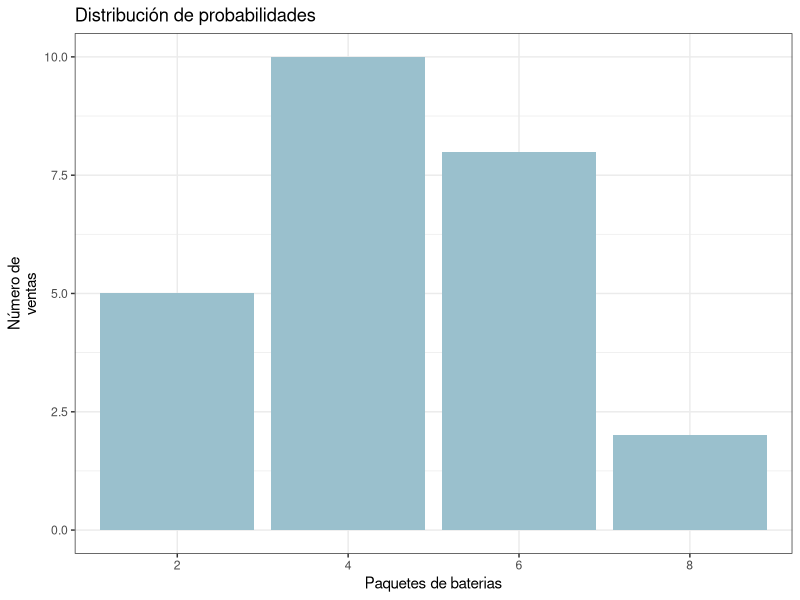

The R source for this figure:
# Header
paquetes = as.character(seq(2,8,by=2))
ventas = c(5,10,8,2)
#Cálculo de probabilidades
probabilidades=ventas/sum(ventas)
datos=data.frame(paquetes,ventas,probabilidades)
#Gráfico
library("ggplot2")
grafico = ggplot(data=datos,aes(x=paquetes,y=ventas))
grafico = grafico + geom_bar(stat="identity",fill="lightblue3")
grafico = grafico + theme_bw() + ggtitle("Distribución de probabilidades")
grafico = grafico + xlab("Paquetes de baterias") + ylab("Número de
ventas")
plot(grafico)